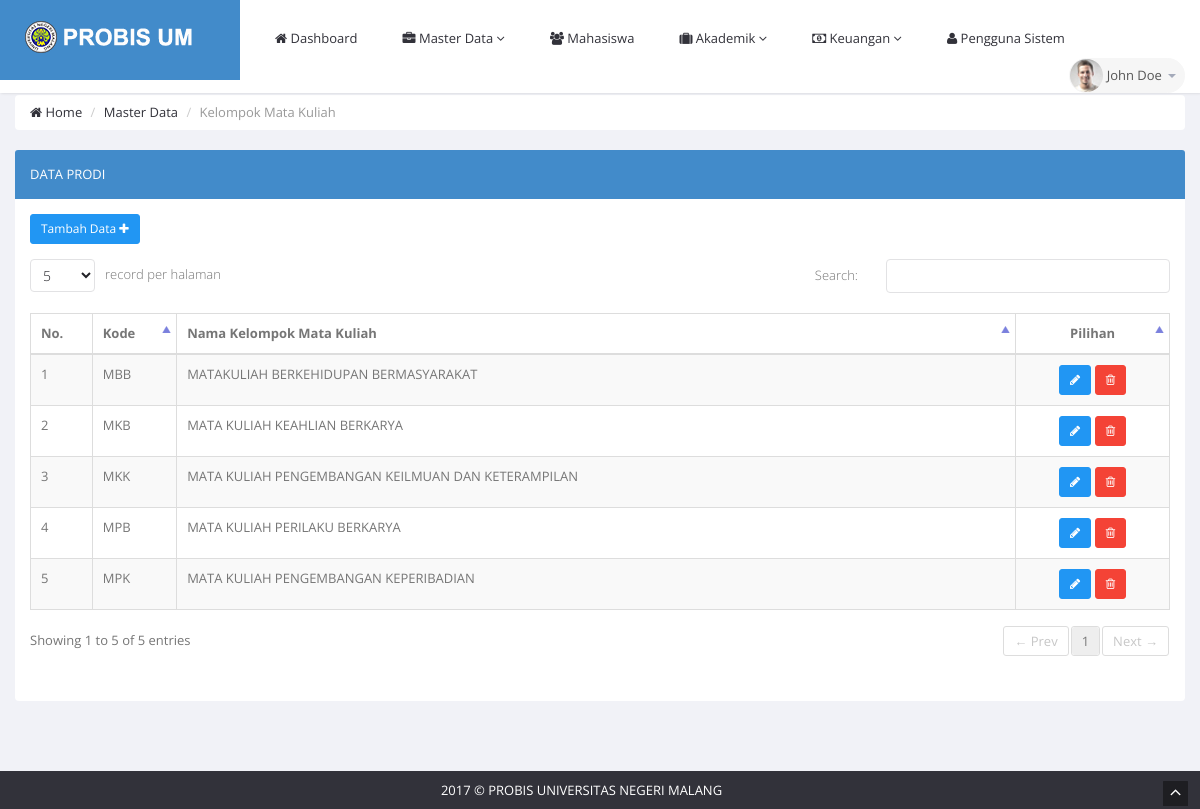
/?page=kel_matkul, run on the app's committed database.
### tables this page shows
CREATE TABLE `makul_kelompok` (
  `kelompok_id` int(11) NOT NULL,
  `kode_kelompok` varchar(5) NOT NULL,
  `nama` varchar(50) NOT NULL
);

### view/kel_matkul.php (the view, shortened to what this page needs)
<?php
require_once './config/db.php';
if (isset($_GET['edit'])){
    $id = base64_decode($_GET['edit']);
    $a = $pdo->prepare("select * from makul_kelompok WHERE kelompok_id = $id");
    $a->execute();
    $b=$a->fetch();
    if (isset($_POST['save'])){
        $kode = $_POST['kd_kel'];
        $nama = $_POST['nm_kel'];
        $sql = $pdo->prepare("update makul_kelompok set kode_kelompok=:kode,nama=:nama WHERE kelompok_id=:id");
        $sql->bindParam(':kode',$kode);
        $sql->bindParam(':nama',$nama);
        $sql->bindParam(':id',$id);
        $sql->execute();
        echo "<script>window.location='?page=kel_matkul'</script>";
    }
?>
    <div class="row">
        <div class="col-sm-12">
            <div class="panel panel-primary">
                <header class="panel-heading">
                    Edit Data Kelompok Mata Kuliah
                </header>
                <div class="clearfix">
                    <div class="panel-body">
                        <form action="" method="post">
                            <div class="row">
                                <div class="col-sm-8">
                                    <table>
                                        <tr>
                                            <td style="padding: 12px;" class="col-sm-2">Kode</td>
                                            <td style="padding: 12px;" class="col-sm-6">
                                                <input name="kd_kel" required class="form-control" type="text" value="<?php echo $b['kode_kelompok'] ?>">
                                            </td>
                                        </tr>
                                        <tr>
                                            <td style="padding: 12px" class="col-sm-2">Nama Kelompok Mata Kuliah</td>
                                            <td style="padding: 12px;" class="col-sm-6">
                                                <input class="form-control" required type="text" name="nm_kel" value="<?php echo $b['nama'] ?>">
                                            </td>
                                        </tr>
                                        <tr>
                                            <td style="padding: 12px;" class="col-lg-3">
                                                <input type="submit" name="save" class="btn btn-sm btn-primary" value="Simpan">
                                                <a href="?page=kel_matkul" class="btn btn-sm btn-warning">Batal</a>
                                            </td>
                                        </tr>
                                    </table>
                                </div>
                            </div>
                        </form>
                    </div>
                </div>
            </div>
        </div>
    </div>
<?php }elseif(isset($_GET['delete'])) {
$id = base64_decode($_GET['delete']);
$sql = $pdo->prepare("delete from makul_kelompok where kelompok_id = $id");
$sql->execute();
echo "<script>window.location='?page=kel_matkul'</script>";
}else{?>
<div class="row">
    <div class="col-sm-12">
        <section class="panel panel-primary">
            <header class="panel-heading">
                Data Prodi
            </header>
            <div class="panel-body">
                <div class="adv-table editable-table ">
                    <div class="clearfix">
                        <div class="btn-group">
                            <a href="?page=kel_matkul&tambah_data" class="btn btn-sm btn-primary">
                                Tambah Data <i class="fa fa-plus"></i>
                            </a>
                        </div>
                    </div>
                    <table class="table table-striped table-hover table-bordered" id="editable-sample">
                        <thead>
                        <tr>
                            <th>No.</th>
                            <th>Kode</th>
                            <th>Nama Kelompok Mata Kuliah</th>
                            <th style="text-align: center">Pilihan</th>
                        </tr>
                        </thead>
                        <tbody>
                        <?php
                        $tau_ah = $pdo->prepare("select * from makul_kelompok ORDER BY kode_kelompok");
                        $tau_ah->execute();
                        $no = 1;
                        while($wkwk = $tau_ah->fetch()){ ?>
                            <tr class="">
                                <td><?php echo $no++ ?></td>
                                <td><?php echo strtoupper($wkwk['kode_kelompok']) ?></td>
                                <td><?php echo strtoupper($wkwk['nama']) ?></td>
                                <td style="text-align: center;"><a title="Edit Data" href="?page=kel_matkul&edit=<?php  echo base64_encode($wkwk['kelompok_id']) ?>"><button class="btn btn-sm btn-primary"><i class="fa fa-pencil"></i></button></a>
                               <a title="Hapus Data" onclick="return confirm('Yakin ingin hapus data ini?')" href="?page=kel_matkul&delete=<?php echo base64_encode($wkwk['kelompok_id']) ?>"><button class="btn btn-sm btn-danger"><i class="fa fa-trash-o"></i></button></a></td>
                            </tr>
                        <?php  } ?>
                        </tbody>
                    </table>
                </div>
            </div>
        </section>
    </div>
</div>
<?php } ?>

### data on the page
makul_kelompok: kode_kelompok "MBB", nama "MATAKULIAH BERKEHIDUPAN BERMASYARAKAT"
makul_kelompok: kode_kelompok "MKB", nama "MATA KULIAH KEAHLIAN BERKARYA"
makul_kelompok: kode_kelompok "MKK", nama "MATA KULIAH PENGEMBANGAN KEILMUAN DAN KETERAMPILAN"
makul_kelompok: kode_kelompok "MPB", nama "MATA KULIAH PERILAKU BERKARYA"
makul_kelompok: kode_kelompok "MPK", nama "MATA KULIAH PENGEMBANGAN KEPERIBADIAN"
